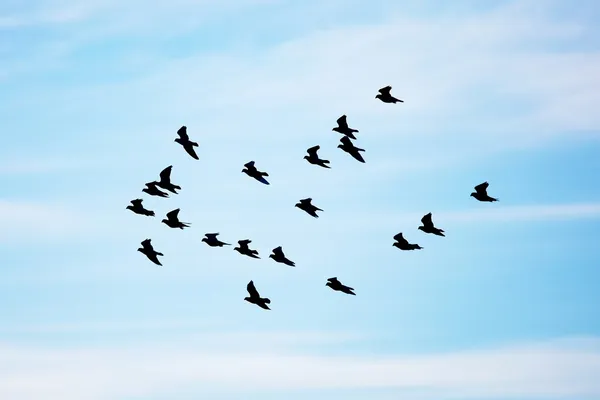
#> input picture Imagen1.jpg, 600 x 400 px; its folder holds only this picture in this run
$ jupyter execute --allow-errors 'Evaluación de segmentadores.ipynb'   (older library calls are emulated)
#> lines starting #> are read from the running program, lines starting #| are printed output that depends on the picture; after the words box and inside, x2 and y2 are one past the last pixel; in counts of white or black regions, pixels touching at a corner belong together
# Evaluación de la segmentación

## RafaCastle

Este es el notebook donde implementé los 2 segmentadores, ambos códigos siguen, a grandes rasgos, los siguientes pasos:

- Preprocesamiento de la imagen: Este es para mejorar la calidad de la imagen antes de la segmentación. Se puede aplicar un filtro para reducir el ruido o mejorar el contraste.

- Segmentación: Se puede utilizar un algoritmo de segmentación para identificar las áreas en la imagen que contienen aves.

- Filtrado: Finalmente, se puede usa un  filtro donde se eliminan los contornos que no cumplen las características requeridas para ser segmentados.

Finalmente en la sección se evaluación se determina el desempeño de los segmentadores, las imágenes de ground truth se adjuntan en la entrega y deben ser colocadas en la misma carpeta que este notebook, junto con las imágenes originales.

[cell 1]
# importando librerías
import cv2
import numpy as np
import matplotlib.pyplot as plt
from PIL import Image
import pandas as pd

Puede escogerse la imagen1.jpg o la imagen2.jpg adjuntadas en la entrega

### Segmentador 1

Este código carga una imagen, la convierte a escala de grises, aplica un filtro Gaussiano para reducir el ruido y luego utiliza la segmentación basada en umbrales para identificar las áreas de la imagen que contienen aves. A continuación, se encuentran los contornos en la imagen segmentada y se dibujan sobre la imagen original.

[cell 2]
def segmentador1(indice):

    # Cargar la imagen
#> called with indice = 1
    img = cv2.imread(f'Imagen{indice}.jpg')
#> img is the input picture: shape (400, 600, 3); mean B, G, R 240.7, 220.8, 187.3

    # Convertir la imagen a escala de grises
    gris = cv2.cvtColor(img, cv2.COLOR_BGR2GRAY)
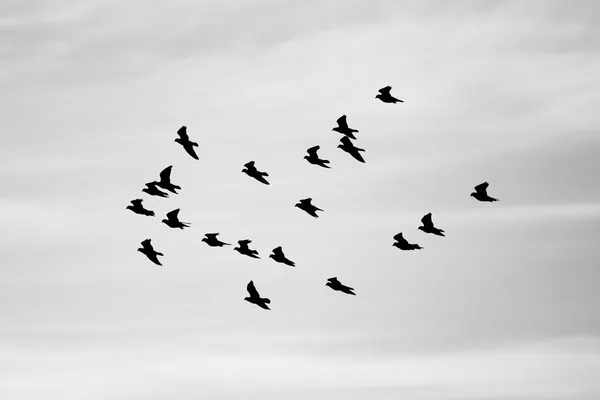
#> gris: shape (400, 600); min 0, max 255, mean 213.1

    # Aplicar un filtro Gaussiano para reducir el ruido
    gris = cv2.GaussianBlur(gris, (5, 5), 0)

    # Aplicar la segmentación basada en regiones
    _, umbral = cv2.threshold(gris, 0, 255, cv2.THRESH_BINARY + cv2.THRESH_OTSU)
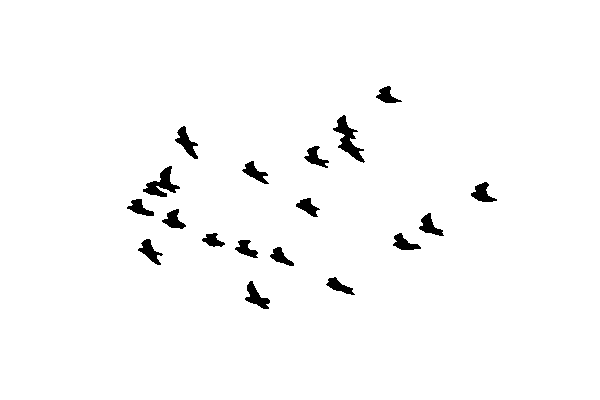
#> umbral: shape (400, 600); 97.9% white; 18 black regions
    contornos, _ = cv2.findContours(umbral, cv2.RETR_LIST, cv2.CHAIN_APPROX_SIMPLE)
#> contornos = 19 contours; largest, box (x1, y1, x2, y2) and area: (0, 0, 600, 400) 239001, (332, 114, 366, 164) 618, (142, 165, 181, 198) 546, (174, 125, 199, 160) 356, (244, 280, 271, 310) 350

    # Crear una máscara para la región de interés
    mascara = np.zeros_like(gris)
    for contorno in contornos:
        area = cv2.contourArea(contorno)
        # filtro
        if area > 100 and area < 900:
            cv2.drawContours(mascara, [contorno], 0, 255, -1)
            cv2.fillPoly(img, pts =[contorno], color=(255,255,255))
#> this loop made 19 passes
#> area on passes 1 to 12: 350.5, 258, 241.5, 253, 309.5, 275, 210, 298.5, 278.5, 261, 257, 306.5
#> (contorno, area) on pass 19: ([[0, 0], [0, 399], [599, 399], [599, 0]], 239001)
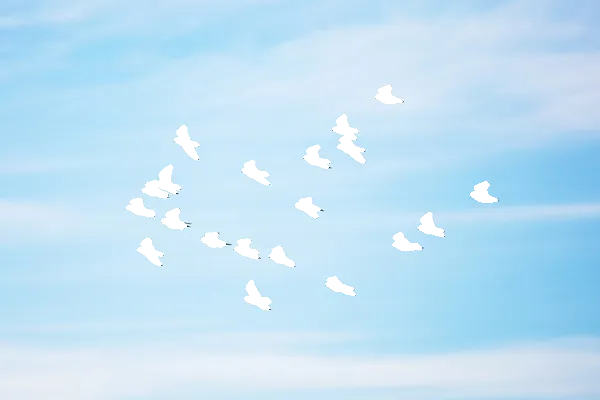
#> img: shape (400, 600, 3); 2.66% of pixels changed, all inside (x1, y1, x2, y2) = (126, 85, 498, 310)
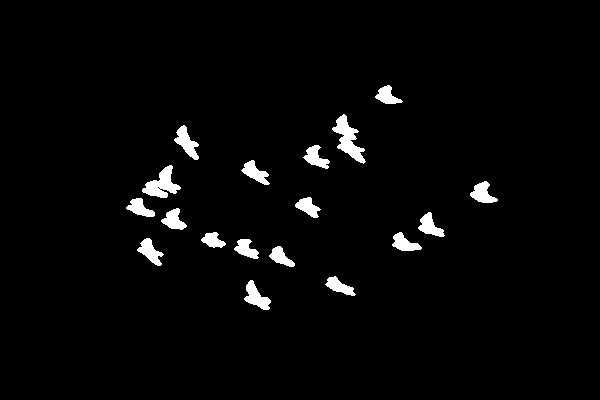
#> mascara: shape (400, 600); 2.7% white; 18 white regions, largest, box (x1, y1, x2, y2) and area: (332, 114, 366, 164) 692, (142, 165, 181, 198) 617, (174, 125, 199, 160) 400

    # Aplicar la máscara a la imagen original
    resultado = cv2.bitwise_and(img, img, mask=mascara)

    # Guardar la imagen
    cv2.imwrite(f'segmentador1_imagen{indice}.png', resultado)

### Segmentador 2

Este segmentador se puede considerar un segmentador por bordes y regiones de interés. En particular, utiliza técnicas de procesamiento de imágenes para detectar bordes y líneas utilizando el operador Sobel y la transformada de Hough, también utiliza la función cv2.findContours para detectar las regiones de interés en la imagen.

[cell 3]
def segmentador2(indice):

    # Cargar la imagen y convertirla a escala de grises
#> called with indice = 1
    imagen = cv2.imread(f"Imagen{indice}.jpg")
    gris = cv2.cvtColor(imagen, cv2.COLOR_BGR2GRAY)

    # Aplicar un filtro gaussiano para reducir el ruido
    suavizado = cv2.GaussianBlur(gris, (5, 5), 0)

    # Aplicar un operador Sobel para detectar los bordes
    sobelx = cv2.Sobel(suavizado, cv2.CV_64F, 1, 0, ksize=3)
    sobely = cv2.Sobel(suavizado, cv2.CV_64F, 0, 1, ksize=3)
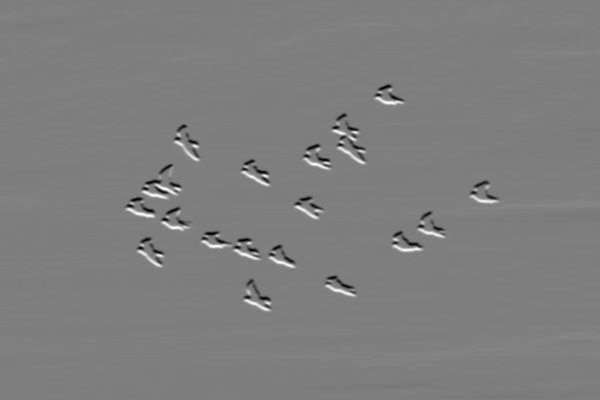
#> sobely: shape (400, 600) float64; min -574, max 580, mean 0.2; drawn with min black and max white
    mag = np.sqrt(sobelx**2 + sobely**2)
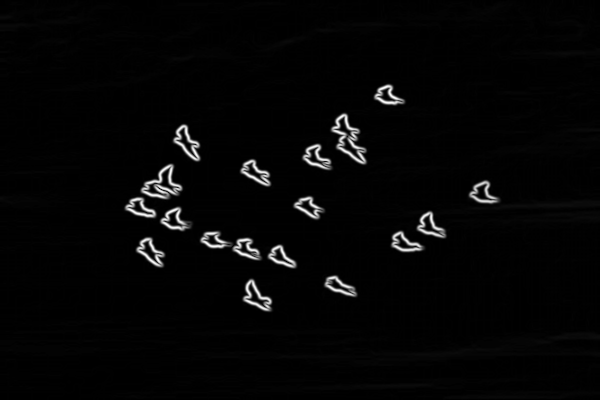
#> mag: shape (400, 600) float64; min 0, max 589, mean 13.9; drawn with min black and max white
    mag = np.uint8(mag/mag.max()*255)

    # Aplicar un umbral para binarizar la imagen con los bordes detectados
    umbral = cv2.threshold(mag, 50, 255, cv2.THRESH_BINARY)[1]
#> umbral: shape (400, 600); 2.9% white; 18 white regions, largest, box (x1, y1, x2, y2) and area: (331, 113, 367, 165) 706, (141, 164, 183, 199) 635, (173, 124, 201, 162) 425

    # Realizar una operación de erosión para cerrar los bordes
    kernel = np.ones((3,3),np.uint8)
    erosionado = cv2.erode(umbral,kernel,iterations = 1)
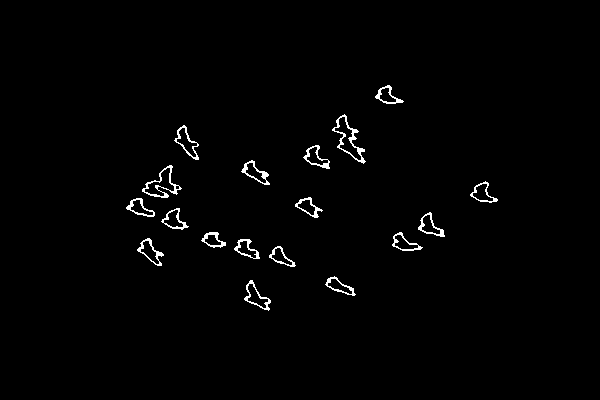
#> erosionado: shape (400, 600); 1.3% white in thin lines or dots, all inside (x1, y1, x2, y2) = (126, 85, 498, 311)

    # Realizar una operación de dilatación para cerrar los bordes
    kernel = np.ones((3,3),np.uint8)
    dilatado = cv2.dilate(erosionado,kernel,iterations = 1)
#> dilatado: shape (400, 600); 2.8% white; 18 white regions

    # Detectar líneas en la imagen utilizando la transformada de Hough
    lineas = cv2.HoughLinesP(dilatado, 1, np.pi/180, 100, minLineLength=10, maxLineGap=100)
#> lineas = [[125, 208, 354, 287], [125, 207, 341, 281], [125, 209, 354, 296], [129, 200, 355, 296], [130, 211, 354, 288]]

    # Dibujar las líneas detectadas sobre la imagen original
    for linea in lineas:
        x1, y1, x2, y2 = linea[0]
        cv2.line(imagen, (x1, y1), (x2, y2), (0, 255, 0), 2)
#> this loop made 5 passes
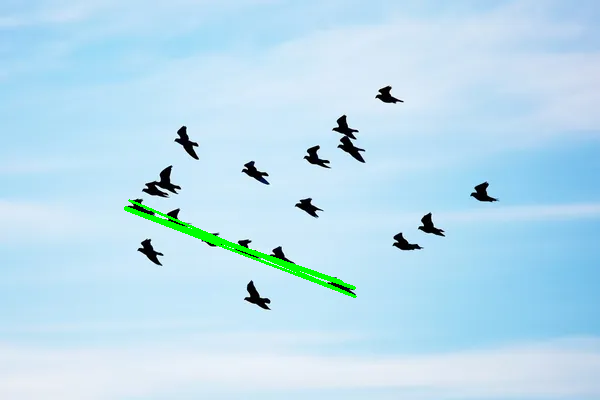
#> imagen: shape (400, 600, 3); 0.88% of pixels changed, all inside (x1, y1, x2, y2) = (124, 199, 357, 298)

    # Detectar regiones de interés en la imagen
    contornos, _ = cv2.findContours(dilatado, cv2.RETR_EXTERNAL, cv2.CHAIN_APPROX_SIMPLE)
#> contornos = 18 contours; largest, box (x1, y1, x2, y2) and area: (331, 113, 367, 165) 810, (141, 164, 183, 199) 738, (173, 124, 200, 161) 478, (243, 279, 272, 312) 459, (136, 237, 165, 267) 429

    # Crear una máscara para la región de interés
    mascara = np.zeros_like(gris)
    for contorno in contornos:
        area = cv2.contourArea(contorno)
        if area > 100 and area < 5000000: #500 y 5000 para las demás imágenes
            cv2.drawContours(mascara, [contorno], 0, 255, -1)
            cv2.fillPoly(imagen, pts =[contorno], color=(255,255,255))
#> this loop made 18 passes
#> area on passes 1 to 12: 459, 354, 332, 357, 429, 368.5, 299.5, 397.5, 381, 354, 353.5, 380
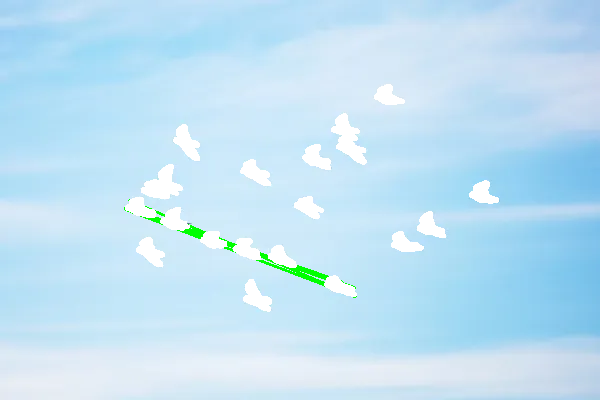
#> imagen: shape (400, 600, 3); 3.52% of pixels changed, all inside (x1, y1, x2, y2) = (125, 84, 499, 312)
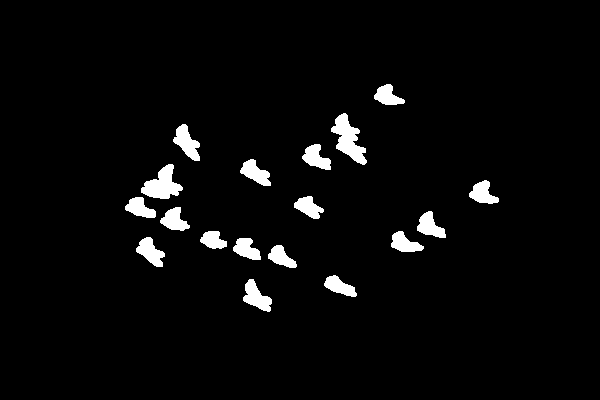
#> mascara: shape (400, 600); 3.5% white; 18 white regions, largest, box (x1, y1, x2, y2) and area: (331, 113, 367, 165) 886, (141, 164, 183, 199) 802, (173, 124, 200, 161) 526

    # Aplicar la máscara a la imagen original
    resultado = cv2.bitwise_and(imagen, imagen, mask=mascara)
#> `set1 = set(map(tuple,np.argwhere(imagen_seg1)))`: set1 = 19179 items
#> `set2 = set(map(tuple,np.argwhere(imagen_seg2)))`: set2 = 25329 items
#> `setgt = set(map(tuple,np.argwhere(ground_truth)))`: setgt = 0 items
#> `interseccion1 = len(set1.intersection(setgt))`: interseccion1 = 0
#> `union1 = len(set1.union(setgt))`: union1 = 19179
#> `interseccion2 = len(set2.intersection(setgt))`: interseccion2 = 0
#> `union2 = len(set2.union(setgt))`: union2 = 25329
#> `indice_jaccard1 = interseccion1 / union1`: indice_jaccard1 = 0

    # Guardar la imagen
    cv2.imwrite(f'segmentador2_imagen{indice}.png', resultado)

### Evaluación

[cell 4]
evaluacion = []

#> (the rest of this cell did not finish here and is left out)
